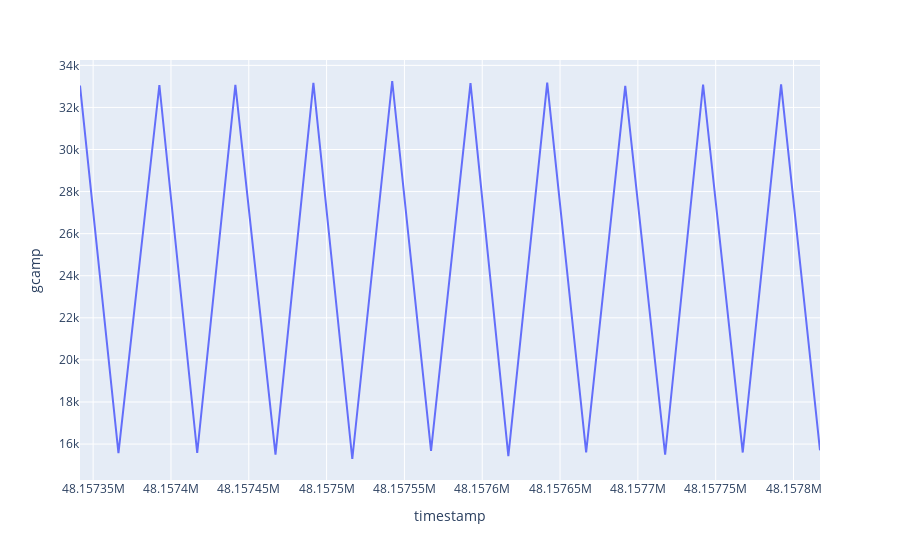

Source (notebook cell):
### Code cell
# Plot photmetry for one mice for one day
plot_photo = photometry_data[(photometry_data['subject']=='4268') & (photometry_data['day']=='7')]
len(plot_photo)
fig = px.line(plot_photo[0:20], x='timestamp', y="gcamp")
fig.show()

### Figure 1 — Plotly figure (JSON) as saved in the notebook; plotly's stock layout.template omitted (floating-point values rounded to 4 significant figures)
{"data": [{"hovertemplate": "timestamp=%{x}<br>gcamp=%{y}<extra></extra>", "legendgroup": "", "line": {"color": "#636efa", "dash": "solid"}, "marker": {"symbol": "circle"}, "mode": "lines", "name": "", "orientation": "v", "showlegend": false, "type": "scatter", "x": [48160000.0, 48160000.0, 48160000.0, 48160000.0, 48160000.0, 48160000.0, 48160000.0, 48160000.0, 48160000.0, 48160000.0, 48160000.0, 48160000.0, 48160000.0, 48160000.0, 48160000.0, 48160000.0, 48160000.0, 48160000.0, 48160000.0, 48160000.0], "xaxis": "x", "y": [33039, 15572, 33066, 15574, 33076, 15501, 33167, 15290, 33256, 15674, 33158, 15429, 33182, 15604, 33026, 15492, 33089, 15598, 33091, 15701], "yaxis": "y"}], "layout": {"legend": {"tracegroupgap": 0}, "margin": {"t": 60}, "xaxis": {"anchor": "y", "domain": [0, 1], "title": {"text": "timestamp"}}, "yaxis": {"anchor": "x", "domain": [0, 1], "title": {"text": "gcamp"}}}}
